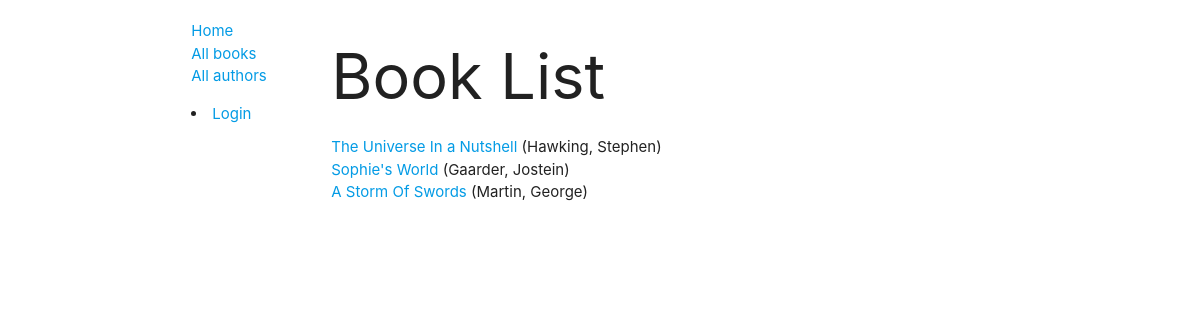
/catalog/books/, run on the app's committed database.
### catalog/models.py (models this page shows, shortened)
class Book(models.Model):
    title = models.CharField(max_length=200)
    author = models.ForeignKey('Author', on_delete=models.SET_NULL, null=True)
    summary = models.TextField(max_length=1000, help_text='Digite uma breve descricao do livro')
    isbn = models.CharField('ISBN', max_length=13, help_text='<a href="https://www.isbn-international.org/content/what-isbn">Numero ISBN</a> de 13 caracteres.')
    genre = models.ManyToManyField(Genre, help_text='Selecione um genero para este livro.')
    class Meta:
        permissions = (("can_alter_books", "Change book properties"),)
    def get_absolute_url(self):
        return reverse('book-detail', args=[str(self.id)])
    def display_genre(self):
        return ", ".join((genre.name for genre in self.genre.all()[:3]))
    display_genre.short_description = 'Genre'

class Author(models.Model):
    first_name = models.CharField(max_length=100)
    last_name = models.CharField(max_length=100)
    date_of_birth = models.DateField('birth', null=True, blank=True)
    date_of_death = models.DateField('died', null=True, blank=True)
    class Meta:
        ordering = ['last_name', 'first_name']
        permissions = (('can_alter_author', 'Change author properties'),)
    def __str__(self):
        return f'{self.last_name}, {self.first_name}'

### catalog/views.py (the view)
# urls.py: path('books/', views.BookListView.as_view(), name='books'),
class BookListView(generic.ListView):
    model = Book
    paginate_by = 10

### catalog/templates/catalog/book_list.html
{% extends "base_generic.html" %}
{% block content %}
    <h1>Book List</h1>
    {% if book_list %}
        <ul>
        {% for book in book_list %}
            <li>
                <a href="{{ book.get_absolute_url }}">{{ book.title }}</a> ({{ book.author }})
            </li>
        {% endfor %}
        </ul>
    {% else %}
        <p>There are no books in the library.</p>
    {% endif %}
{%  endblock %}

### data on the page
Book: title "The Universe In a Nutshell", author "Hawking, Stephen"
Book: title "Sophie's World", author "Gaarder, Jostein"
Book: title "A Storm Of Swords", author "Martin, George"
